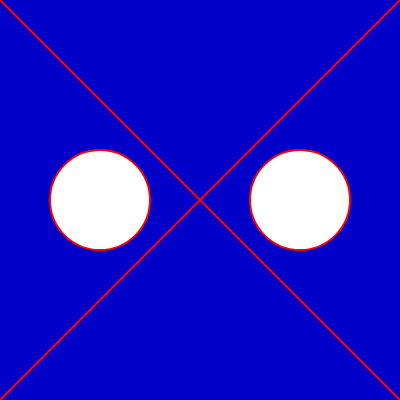
Frame 1 (no input)
Frame 60 (no input): identical to frame 1, image omitted
Frame 120 (the mouse pressed at the canvas centre since frame 60): identical to frame 1, image omitted

The p5.js sketch that drew this single still picture (run headless with seeded random() and noise() and a simulated clock; from frame 60 on, the mouse is pressed at the canvas centre):

// p5.js sketch
// ── sketch.js
function setup() {
  createCanvas(400, 400);
}

function draw() {
  background(0, 0 ,200);
  stroke("red")
  strokeWeight(2)
  line(0,0,400, 400)
  line(400, 0, 0, 400)
  rect(50, 150, 100, 100, 100);
  rect(250, 150, 100, 100, 100);
  describe("My first project using p5.js")
}
